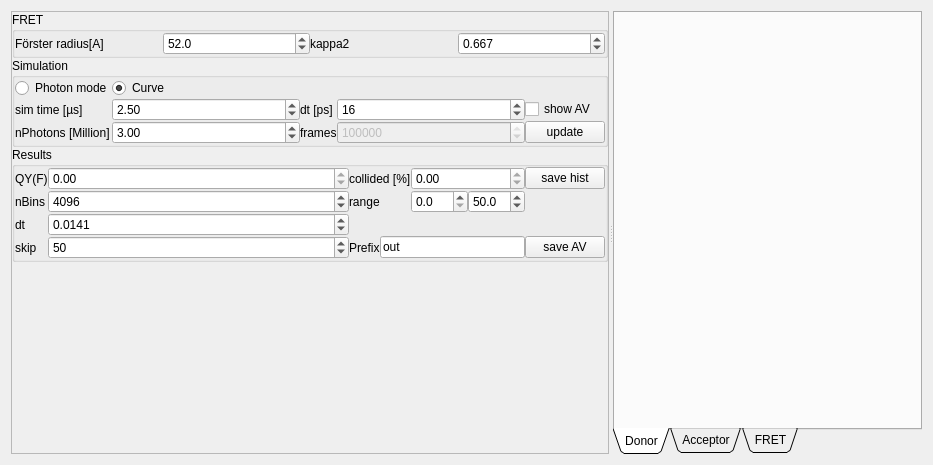
<?xml version="1.0" encoding="UTF-8"?>
<ui version="4.0">
 <class>Form</class>
 <widget class="QWidget" name="Form">
  <property name="geometry">
   <rect>
    <x>0</x>
    <y>0</y>
    <width>933</width>
    <height>465</height>
   </rect>
  </property>
  <property name="windowTitle">
   <string>Form</string>
  </property>
  <layout class="QVBoxLayout" name="verticalLayout_6">
   <item>
    <widget class="QSplitter" name="splitter">
     <property name="orientation">
      <enum>Qt::Horizontal</enum>
     </property>
     <widget class="QScrollArea" name="scrollArea">
      <property name="widgetResizable">
       <bool>true</bool>
      </property>
      <widget class="QWidget" name="scrollAreaWidgetContents">
       <property name="geometry">
        <rect>
         <x>0</x>
         <y>0</y>
         <width>429</width>
         <height>443</height>
        </rect>
       </property>
       <layout class="QVBoxLayout" name="verticalLayout">
        <property name="spacing">
         <number>0</number>
        </property>
        <property name="margin">
         <number>0</number>
        </property>
        <item>
         <widget class="QGroupBox" name="groupBox">
          <property name="title">
           <string>FRET</string>
          </property>
          <layout class="QGridLayout" name="gridLayout">
           <property name="margin">
            <number>0</number>
           </property>
           <property name="spacing">
            <number>0</number>
           </property>
           <item row="2" column="2">
            <widget class="QDoubleSpinBox" name="doubleSpinBox_2">
             <property name="decimals">
              <number>1</number>
             </property>
             <property name="maximum">
              <double>999.000000000000000</double>
             </property>
             <property name="value">
              <double>52.000000000000000</double>
             </property>
            </widget>
           </item>
           <item row="2" column="3">
            <widget class="QLabel" name="label">
             <property name="text">
              <string>kappa2</string>
             </property>
            </widget>
           </item>
           <item row="2" column="4">
            <widget class="QDoubleSpinBox" name="doubleSpinBox">
             <property name="decimals">
              <number>3</number>
             </property>
             <property name="maximum">
              <double>4.000000000000000</double>
             </property>
             <property name="singleStep">
              <double>0.020000000000000</double>
             </property>
             <property name="value">
              <double>0.667000000000000</double>
             </property>
            </widget>
           </item>
           <item row="2" column="1">
            <widget class="QLabel" name="label_2">
             <property name="text">
              <string>Förster radius[A]</string>
             </property>
            </widget>
           </item>
          </layout>
         </widget>
        </item>
        <item>
         <widget class="QGroupBox" name="groupBox_2">
          <property name="title">
           <string>Simulation</string>
          </property>
          <layout class="QGridLayout" name="gridLayout_2">
           <property name="margin">
            <number>0</number>
           </property>
           <property name="spacing">
            <number>0</number>
           </property>
           <item row="1" column="2">
            <widget class="QLabel" name="label_10">
             <property name="text">
              <string>dt [ps]</string>
             </property>
            </widget>
           </item>
           <item row="1" column="3">
            <widget class="QDoubleSpinBox" name="doubleSpinBox_7">
             <property name="sizePolicy">
              <sizepolicy hsizetype="Expanding" vsizetype="Fixed">
               <horstretch>0</horstretch>
               <verstretch>0</verstretch>
              </sizepolicy>
             </property>
             <property name="decimals">
              <number>0</number>
             </property>
             <property name="value">
              <double>16.000000000000000</double>
             </property>
            </widget>
           </item>
           <item row="1" column="1">
            <widget class="QDoubleSpinBox" name="doubleSpinBox_6">
             <property name="sizePolicy">
              <sizepolicy hsizetype="Expanding" vsizetype="Fixed">
               <horstretch>0</horstretch>
               <verstretch>0</verstretch>
              </sizepolicy>
             </property>
             <property name="maximum">
              <double>200.000000000000000</double>
             </property>
             <property name="value">
              <double>2.500000000000000</double>
             </property>
            </widget>
           </item>
           <item row="1" column="0">
            <widget class="QLabel" name="label_9">
             <property name="text">
              <string>sim time [µs]</string>
             </property>
            </widget>
           </item>
           <item row="2" column="0">
            <widget class="QLabel" name="label_17">
             <property name="text">
              <string>nPhotons [Million]</string>
             </property>
            </widget>
           </item>
           <item row="2" column="1">
            <widget class="QDoubleSpinBox" name="doubleSpinBox_11">
             <property name="sizePolicy">
              <sizepolicy hsizetype="Expanding" vsizetype="Fixed">
               <horstretch>0</horstretch>
               <verstretch>0</verstretch>
              </sizepolicy>
             </property>
             <property name="singleStep">
              <double>0.250000000000000</double>
             </property>
             <property name="value">
              <double>3.000000000000000</double>
             </property>
            </widget>
           </item>
           <item row="2" column="2">
            <widget class="QLabel" name="label_11">
             <property name="text">
              <string>frames</string>
             </property>
            </widget>
           </item>
           <item row="2" column="3">
            <widget class="QSpinBox" name="spinBox">
             <property name="enabled">
              <bool>false</bool>
             </property>
             <property name="sizePolicy">
              <sizepolicy hsizetype="Expanding" vsizetype="Fixed">
               <horstretch>0</horstretch>
               <verstretch>0</verstretch>
              </sizepolicy>
             </property>
             <property name="maximum">
              <number>99999999</number>
             </property>
             <property name="value">
              <number>156250</number>
             </property>
            </widget>
           </item>
           <item row="2" column="4">
            <widget class="QPushButton" name="pushButton_3">
             <property name="sizePolicy">
              <sizepolicy hsizetype="Minimum" vsizetype="Fixed">
               <horstretch>0</horstretch>
               <verstretch>0</verstretch>
              </sizepolicy>
             </property>
             <property name="text">
              <string>update</string>
             </property>
            </widget>
           </item>
           <item row="1" column="4">
            <widget class="QCheckBox" name="checkBox_3">
             <property name="text">
              <string>show AV</string>
             </property>
            </widget>
           </item>
           <item row="0" column="0">
            <widget class="QRadioButton" name="radioButton_3">
             <property name="text">
              <string>Photon mode</string>
             </property>
             <property name="checked">
              <bool>false</bool>
             </property>
            </widget>
           </item>
           <item row="0" column="1">
            <widget class="QRadioButton" name="radioButton_4">
             <property name="text">
              <string>Curve</string>
             </property>
             <property name="checkable">
              <bool>true</bool>
             </property>
             <property name="checked">
              <bool>true</bool>
             </property>
            </widget>
           </item>
          </layout>
         </widget>
        </item>
        <item>
         <widget class="QGroupBox" name="groupBox_7">
          <property name="title">
           <string>Results</string>
          </property>
          <layout class="QGridLayout" name="gridLayout_7">
           <property name="margin">
            <number>0</number>
           </property>
           <property name="spacing">
            <number>0</number>
           </property>
           <item row="3" column="1">
            <widget class="QSpinBox" name="spinBox_3">
             <property name="toolTip">
              <string>Skip every x'th frame in the trajectory (save space for saving)</string>
             </property>
             <property name="maximum">
              <number>99999</number>
             </property>
             <property name="value">
              <number>50</number>
             </property>
            </widget>
           </item>
           <item row="3" column="0">
            <widget class="QLabel" name="label_24">
             <property name="text">
              <string>skip</string>
             </property>
            </widget>
           </item>
           <item row="0" column="2">
            <widget class="QLabel" name="label_22">
             <property name="text">
              <string>collided [%]</string>
             </property>
            </widget>
           </item>
           <item row="1" column="1">
            <widget class="QSpinBox" name="spinBox_2">
             <property name="sizePolicy">
              <sizepolicy hsizetype="Expanding" vsizetype="Fixed">
               <horstretch>0</horstretch>
               <verstretch>0</verstretch>
              </sizepolicy>
             </property>
             <property name="maximum">
              <number>8192</number>
             </property>
             <property name="value">
              <number>4096</number>
             </property>
            </widget>
           </item>
           <item row="1" column="3">
            <layout class="QHBoxLayout" name="horizontalLayout_4">
             <item>
              <widget class="QDoubleSpinBox" name="doubleSpinBox_13">
               <property name="decimals">
                <number>1</number>
               </property>
               <property name="singleStep">
                <double>0.100000000000000</double>
               </property>
              </widget>
             </item>
             <item>
              <widget class="QDoubleSpinBox" name="doubleSpinBox_14">
               <property name="decimals">
                <number>1</number>
               </property>
               <property name="value">
                <double>50.000000000000000</double>
               </property>
              </widget>
             </item>
            </layout>
           </item>
           <item row="0" column="1">
            <widget class="QDoubleSpinBox" name="doubleSpinBox_16">
             <property name="readOnly">
              <bool>true</bool>
             </property>
             <property name="maximum">
              <double>1.000000000000000</double>
             </property>
            </widget>
           </item>
           <item row="1" column="0">
            <widget class="QLabel" name="label_19">
             <property name="text">
              <string>nBins</string>
             </property>
            </widget>
           </item>
           <item row="1" column="2">
            <widget class="QLabel" name="label_21">
             <property name="text">
              <string>range</string>
             </property>
            </widget>
           </item>
           <item row="0" column="0">
            <widget class="QLabel" name="label_20">
             <property name="text">
              <string>QY(F)</string>
             </property>
            </widget>
           </item>
           <item row="0" column="3">
            <widget class="QDoubleSpinBox" name="doubleSpinBox_15">
             <property name="readOnly">
              <bool>true</bool>
             </property>
             <property name="decimals">
              <number>2</number>
             </property>
            </widget>
           </item>
           <item row="2" column="0">
            <widget class="QLabel" name="label_3">
             <property name="text">
              <string>dt</string>
             </property>
            </widget>
           </item>
           <item row="2" column="1">
            <widget class="QDoubleSpinBox" name="doubleSpinBox_18">
             <property name="decimals">
              <number>4</number>
             </property>
             <property name="value">
              <double>0.014100000000000</double>
             </property>
            </widget>
           </item>
           <item row="0" column="5">
            <widget class="QPushButton" name="pushButton_4">
             <property name="text">
              <string>save hist</string>
             </property>
            </widget>
           </item>
           <item row="3" column="2" colspan="4">
            <layout class="QHBoxLayout" name="horizontalLayout_2">
             <property name="spacing">
              <number>0</number>
             </property>
             <item>
              <widget class="QLabel" name="label_18">
               <property name="text">
                <string>Prefix</string>
               </property>
              </widget>
             </item>
             <item>
              <widget class="QLineEdit" name="lineEdit_5">
               <property name="text">
                <string>out</string>
               </property>
              </widget>
             </item>
             <item>
              <widget class="QPushButton" name="pushButton_5">
               <property name="text">
                <string>save AV</string>
               </property>
              </widget>
             </item>
            </layout>
           </item>
          </layout>
         </widget>
        </item>
        <item>
         <spacer name="verticalSpacer">
          <property name="orientation">
           <enum>Qt::Vertical</enum>
          </property>
          <property name="sizeHint" stdset="0">
           <size>
            <width>20</width>
            <height>40</height>
           </size>
          </property>
         </spacer>
        </item>
       </layout>
      </widget>
     </widget>
     <widget class="QTabWidget" name="tabWidget">
      <property name="tabPosition">
       <enum>QTabWidget::South</enum>
      </property>
      <property name="tabShape">
       <enum>QTabWidget::Triangular</enum>
      </property>
      <property name="currentIndex">
       <number>0</number>
      </property>
      <widget class="QWidget" name="tab">
       <attribute name="title">
        <string>Donor</string>
       </attribute>
       <layout class="QVBoxLayout" name="verticalLayout_4">
        <item>
         <layout class="QVBoxLayout" name="verticalLayout_2"/>
        </item>
       </layout>
      </widget>
      <widget class="QWidget" name="tab_2">
       <attribute name="title">
        <string>Acceptor</string>
       </attribute>
       <layout class="QVBoxLayout" name="verticalLayout_5">
        <item>
         <layout class="QVBoxLayout" name="verticalLayout_3"/>
        </item>
       </layout>
      </widget>
      <widget class="QWidget" name="tab_3">
       <attribute name="title">
        <string>FRET</string>
       </attribute>
      </widget>
     </widget>
    </widget>
   </item>
  </layout>
 </widget>
 <resources/>
 <connections/>
</ui>
